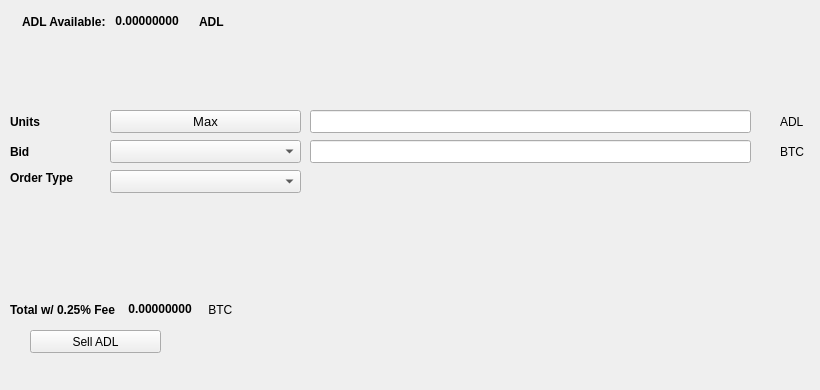
   <widget class="QWidget" name="SellTab">
    <attribute name="title">
     <string>Sell</string>
    </attribute>
    <widget class="QLabel" name="label_16">
     <property name="geometry">
      <rect>
       <x>780</x>
       <y>140</y>
       <width>31</width>
       <height>23</height>
      </rect>
     </property>
     <property name="text">
      <string>BTC</string>
     </property>
    </widget>
    <widget class="QComboBox" name="SellBidcomboBox">
     <property name="geometry">
      <rect>
       <x>110</x>
       <y>140</y>
       <width>191</width>
       <height>23</height>
      </rect>
     </property>
     <property name="font">
      <font>
       <pointsize>10</pointsize>
      </font>
     </property>
    </widget>
    <widget class="QLabel" name="label_18">
     <property name="geometry">
      <rect>
       <x>10</x>
       <y>110</y>
       <width>46</width>
       <height>23</height>
      </rect>
     </property>
     <property name="font">
      <font>
       <weight>75</weight>
       <bold>true</bold>
      </font>
     </property>
     <property name="text">
      <string>Units</string>
     </property>
    </widget>
    <widget class="QPushButton" name="Sell_Max_Amount">
     <property name="geometry">
      <rect>
       <x>110</x>
       <y>110</y>
       <width>191</width>
       <height>23</height>
      </rect>
     </property>
     <property name="font">
      <font>
       <pointsize>10</pointsize>
      </font>
     </property>
     <property name="text">
      <string>Max</string>
     </property>
    </widget>
    <widget class="QLabel" name="label_20">
     <property name="geometry">
      <rect>
       <x>10</x>
       <y>170</y>
       <width>91</width>
       <height>16</height>
      </rect>
     </property>
     <property name="font">
      <font>
       <weight>75</weight>
       <bold>true</bold>
      </font>
     </property>
     <property name="text">
      <string>Order Type</string>
     </property>
    </widget>
    <widget class="QComboBox" name="SellOrdertypeCombo">
     <property name="geometry">
      <rect>
       <x>110</x>
       <y>170</y>
       <width>191</width>
       <height>23</height>
      </rect>
     </property>
     <property name="font">
      <font>
       <pointsize>10</pointsize>
      </font>
     </property>
    </widget>
    <widget class="QLabel" name="label_21">
     <property name="geometry">
      <rect>
       <x>10</x>
       <y>140</y>
       <width>46</width>
       <height>23</height>
      </rect>
     </property>
     <property name="font">
      <font>
       <weight>75</weight>
       <bold>true</bold>
      </font>
     </property>
     <property name="text">
      <string>Bid</string>
     </property>
    </widget>
    <widget class="QLabel" name="label_22">
     <property name="geometry">
      <rect>
       <x>780</x>
       <y>110</y>
       <width>31</width>
       <height>23</height>
      </rect>
     </property>
     <property name="text">
      <string>ADL</string>
     </property>
    </widget>
    <widget class="QLineEdit" name="UnitsInputADL">
     <property name="geometry">
      <rect>
       <x>310</x>
       <y>110</y>
       <width>441</width>
       <height>23</height>
      </rect>
     </property>
     <property name="font">
      <font>
       <pointsize>9</pointsize>
       <weight>75</weight>
       <bold>true</bold>
      </font>
     </property>
    </widget>
    <widget class="QLineEdit" name="SellBidPriceEdit">
     <property name="geometry">
      <rect>
       <x>310</x>
       <y>140</y>
       <width>441</width>
       <height>23</height>
      </rect>
     </property>
     <property name="font">
      <font>
       <pointsize>9</pointsize>
       <weight>75</weight>
       <bold>true</bold>
      </font>
     </property>
    </widget>
    <widget class="QPushButton" name="SellADLBTN">
     <property name="geometry">
      <rect>
       <x>30</x>
       <y>330</y>
       <width>131</width>
       <height>23</height>
      </rect>
     </property>
     <property name="text">
      <string>Sell ADL</string>
     </property>
     <property name="icon">
      <iconset resource="../AdlerCash">
       <normaloff>:/icons/bitcoin</normaloff>:/icons/bitcoin</iconset>
     </property>
    </widget>
    <widget class="QWidget" name="layoutWidget3">
     <property name="geometry">
      <rect>
       <x>22</x>
       <y>12</y>
       <width>258</width>
       <height>19</height>
      </rect>
     </property>
     <layout class="QHBoxLayout" name="horizontalLayout">
      <item>
       <widget class="QLabel" name="label232_2">
        <property name="font">
         <font>
          <weight>75</weight>
          <bold>true</bold>
         </font>
        </property>
        <property name="text">
         <string>ADL Available:</string>
        </property>
       </widget>
      </item>
      <item>
       <widget class="QLabel" name="ADLAvailableLabel">
        <property name="palette">
         <palette>
          <active>
           <colorrole role="WindowText">
            <brush brushstyle="SolidPattern">
             <color alpha="255">
              <red>0</red>
              <green>0</green>
              <blue>0</blue>
             </color>
            </brush>
           </colorrole>
           <colorrole role="Button">
            <brush brushstyle="SolidPattern">
             <color alpha="255">
              <red>0</red>
              <green>170</green>
              <blue>0</blue>
             </color>
            </brush>
           </colorrole>
           <colorrole role="Light">
            <brush brushstyle="SolidPattern">
             <color alpha="255">
              <red>0</red>
              <green>255</green>
              <blue>0</blue>
             </color>
            </brush>
           </colorrole>
           <colorrole role="Midlight">
            <brush brushstyle="SolidPattern">
             <color alpha="255">
              <red>0</red>
              <green>212</green>
              <blue>0</blue>
             </color>
            </brush>
           </colorrole>
           <colorrole role="Dark">
            <brush brushstyle="SolidPattern">
             <color alpha="255">
              <red>0</red>
              <green>85</green>
              <blue>0</blue>
             </color>
            </brush>
           </colorrole>
           <colorrole role="Mid">
            <brush brushstyle="SolidPattern">
             <color alpha="255">
              <red>0</red>
              <green>113</green>
              <blue>0</blue>
             </color>
            </brush>
           </colorrole>
           <colorrole role="Text">
            <brush brushstyle="SolidPattern">
             <color alpha="255">
              <red>0</red>
              <green>170</green>
              <blue>0</blue>
             </color>
            </brush>
           </colorrole>
           <colorrole role="BrightText">
            <brush brushstyle="SolidPattern">
             <color alpha="255">
              <red>255</red>
              <green>255</green>
              <blue>255</blue>
             </color>
            </brush>
           </colorrole>
           <colorrole role="ButtonText">
            <brush brushstyle="SolidPattern">
             <color alpha="255">
              <red>0</red>
              <green>0</green>
              <blue>0</blue>
             </color>
            </brush>
           </colorrole>
           <colorrole role="Base">
            <brush brushstyle="SolidPattern">
             <color alpha="255">
              <red>255</red>
              <green>255</green>
              <blue>255</blue>
             </color>
            </brush>
           </colorrole>
           <colorrole role="Window">
            <brush brushstyle="SolidPattern">
             <color alpha="255">
              <red>0</red>
              <green>170</green>
              <blue>0</blue>
             </color>
            </brush>
           </colorrole>
           <colorrole role="Shadow">
            <brush brushstyle="SolidPattern">
             <color alpha="255">
              <red>0</red>
              <green>0</green>
              <blue>0</blue>
             </color>
            </brush>
           </colorrole>
           <colorrole role="AlternateBase">
            <brush brushstyle="SolidPattern">
             <color alpha="255">
              <red>127</red>
              <green>212</green>
              <blue>127</blue>
             </color>
            </brush>
           </colorrole>
           <colorrole role="ToolTipBase">
            <brush brushstyle="SolidPattern">
             <color alpha="255">
              <red>255</red>
              <green>255</green>
              <blue>220</blue>
             </color>
            </brush>
           </colorrole>
           <colorrole role="ToolTipText">
            <brush brushstyle="SolidPattern">
             <color alpha="255">
              <red>0</red>
              <green>0</green>
              <blue>0</blue>
             </color>
            </brush>
           </colorrole>
          </active>
          <inactive>
           <colorrole role="WindowText">
            <brush brushstyle="SolidPattern">
             <color alpha="255">
              <red>0</red>
              <green>0</green>
              <blue>0</blue>
             </color>
            </brush>
           </colorrole>
           <colorrole role="Button">
            <brush brushstyle="SolidPattern">
             <color alpha="255">
              <red>0</red>
              <green>170</green>
              <blue>0</blue>
             </color>
            </brush>
           </colorrole>
           <colorrole role="Light">
            <brush brushstyle="SolidPattern">
             <color alpha="255">
              <red>0</red>
              <green>255</green>
              <blue>0</blue>
             </color>
            </brush>
           </colorrole>
           <colorrole role="Midlight">
            <brush brushstyle="SolidPattern">
             <color alpha="255">
              <red>0</red>
              <green>212</green>
              <blue>0</blue>
             </color>
            </brush>
           </colorrole>
           <colorrole role="Dark">
            <brush brushstyle="SolidPattern">
             <color alpha="255">
              <red>0</red>
              <green>85</green>
              <blue>0</blue>
             </color>
            </brush>
           </colorrole>
           <colorrole role="Mid">
            <brush brushstyle="SolidPattern">
             <color alpha="255">
              <red>0</red>
              <green>113</green>
              <blue>0</blue>
             </color>
            </brush>
           </colorrole>
           <colorrole role="Text">
            <brush brushstyle="SolidPattern">
             <color alpha="255">
              <red>0</red>
              <green>170</green>
              <blue>0</blue>
             </color>
            </brush>
           </colorrole>
           <colorrole role="BrightText">
            <brush brushstyle="SolidPattern">
             <color alpha="255">
              <red>255</red>
              <green>255</green>
              <blue>255</blue>
             </color>
            </brush>
           </colorrole>
           <colorrole role="ButtonText">
            <brush brushstyle="SolidPattern">
             <color alpha="255">
              <red>0</red>
              <green>0</green>
              <blue>0</blue>
             </color>
            </brush>
           </colorrole>
           <colorrole role="Base">
            <brush brushstyle="SolidPattern">
             <color alpha="255">
              <red>255</red>
              <green>255</green>
              <blue>255</blue>
             </color>
            </brush>
           </colorrole>
           <colorrole role="Window">
            <brush brushstyle="SolidPattern">
             <color alpha="255">
              <red>0</red>
              <green>170</green>
              <blue>0</blue>
             </color>
            </brush>
           </colorrole>
           <colorrole role="Shadow">
            <brush brushstyle="SolidPattern">
             <color alpha="255">
              <red>0</red>
              <green>0</green>
              <blue>0</blue>
             </color>
            </brush>
           </colorrole>
           <colorrole role="AlternateBase">
            <brush brushstyle="SolidPattern">
             <color alpha="255">
              <red>127</red>
              <green>212</green>
              <blue>127</blue>
             </color>
            </brush>
           </colorrole>
           <colorrole role="ToolTipBase">
            <brush brushstyle="SolidPattern">
             <color alpha="255">
              <red>255</red>
              <green>255</green>
              <blue>220</blue>
             </color>
            </brush>
           </colorrole>
           <colorrole role="ToolTipText">
            <brush brushstyle="SolidPattern">
             <color alpha="255">
              <red>0</red>
              <green>0</green>
              <blue>0</blue>
             </color>
            </brush>
           </colorrole>
          </inactive>
          <disabled>
           <colorrole role="WindowText">
            <brush brushstyle="SolidPattern">
             <color alpha="255">
              <red>0</red>
              <green>85</green>
              <blue>0</blue>
             </color>
            </brush>
           </colorrole>
           <colorrole role="Button">
            <brush brushstyle="SolidPattern">
             <color alpha="255">
              <red>0</red>
              <green>170</green>
              <blue>0</blue>
             </color>
            </brush>
           </colorrole>
           <colorrole role="Light">
            <brush brushstyle="SolidPattern">
             <color alpha="255">
              <red>0</red>
              <green>255</green>
              <blue>0</blue>
             </color>
            </brush>
           </colorrole>
           <colorrole role="Midlight">
            <brush brushstyle="SolidPattern">
             <color alpha="255">
              <red>0</red>
              <green>212</green>
              <blue>0</blue>
             </color>
            </brush>
           </colorrole>
           <colorrole role="Dark">
            <brush brushstyle="SolidPattern">
             <color alpha="255">
              <red>0</red>
              <green>85</green>
              <blue>0</blue>
             </color>
            </brush>
           </colorrole>
           <colorrole role="Mid">
            <brush brushstyle="SolidPattern">
             <color alpha="255">
              <red>0</red>
              <green>113</green>
              <blue>0</blue>
             </color>
            </brush>
           </colorrole>
           <colorrole role="Text">
            <brush brushstyle="SolidPattern">
             <color alpha="255">
              <red>0</red>
              <green>85</green>
              <blue>0</blue>
             </color>
            </brush>
           </colorrole>
           <colorrole role="BrightText">
            <brush brushstyle="SolidPattern">
             <color alpha="255">
              <red>255</red>
              <green>255</green>
              <blue>255</blue>
             </color>
            </brush>
           </colorrole>
           <colorrole role="ButtonText">
            <brush brushstyle="SolidPattern">
             <color alpha="255">
              <red>0</red>
              <green>85</green>
              <blue>0</blue>
             </color>
            </brush>
           </colorrole>
           <colorrole role="Base">
            <brush brushstyle="SolidPattern">
             <color alpha="255">
              <red>0</red>
              <green>170</green>
              <blue>0</blue>
             </color>
            </brush>
           </colorrole>
           <colorrole role="Window">
            <brush brushstyle="SolidPattern">
             <color alpha="255">
              <red>0</red>
              <green>170</green>
              <blue>0</blue>
             </color>
            </brush>
           </colorrole>
           <colorrole role="Shadow">
            <brush brushstyle="SolidPattern">
             <color alpha="255">
              <red>0</red>
              <green>0</green>
              <blue>0</blue>
             </color>
            </brush>
           </colorrole>
           <colorrole role="AlternateBase">
            <brush brushstyle="SolidPattern">
             <color alpha="255">
              <red>0</red>
              <green>170</green>
              <blue>0</blue>
             </color>
            </brush>
           </colorrole>
           <colorrole role="ToolTipBase">
            <brush brushstyle="SolidPattern">
             <color alpha="255">
              <red>255</red>
              <green>255</green>
              <blue>220</blue>
             </color>
            </brush>
           </colorrole>
           <colorrole role="ToolTipText">
            <brush brushstyle="SolidPattern">
             <color alpha="255">
              <red>0</red>
              <green>0</green>
              <blue>0</blue>
             </color>
            </brush>
           </colorrole>
          </disabled>
         </palette>
        </property>
        <property name="font">
         <font>
          <weight>75</weight>
          <bold>true</bold>
         </font>
        </property>
        <property name="text">
         <string> 0.00000000 </string>
        </property>
        <property name="textInteractionFlags">
         <set>Qt::LinksAccessibleByMouse|Qt::TextSelectableByKeyboard|Qt::TextSelectableByMouse</set>
        </property>
       </widget>
      </item>
      <item>
       <widget class="QLabel" name="labelADL">
        <property name="font">
         <font>
          <weight>75</weight>
          <bold>true</bold>
         </font>
        </property>
        <property name="text">
         <string>ADL</string>
        </property>
       </widget>
      </item>
     </layout>
    </widget>
    <widget class="QWidget" name="layoutWidget">
     <property name="geometry">
      <rect>
       <x>10</x>
       <y>300</y>
       <width>268</width>
       <height>19</height>
      </rect>
     </property>
     <layout class="QHBoxLayout" name="horizontalLayout_2">
      <item>
       <widget class="QLabel" name="label_19">
        <property name="font">
         <font>
          <weight>75</weight>
          <bold>true</bold>
         </font>
        </property>
        <property name="text">
         <string>Total w/ 0.25% Fee </string>
        </property>
       </widget>
      </item>
      <item>
       <widget class="QLabel" name="SellCostLabel">
        <property name="palette">
         <palette>
          <active>
           <colorrole role="WindowText">
            <brush brushstyle="SolidPattern">
             <color alpha="255">
              <red>0</red>
              <green>0</green>
              <blue>0</blue>
             </color>
            </brush>
           </colorrole>
           <colorrole role="Button">
            <brush brushstyle="SolidPattern">
             <color alpha="255">
              <red>0</red>
              <green>170</green>
              <blue>0</blue>
             </color>
            </brush>
           </colorrole>
           <colorrole role="Light">
            <brush brushstyle="SolidPattern">
             <color alpha="255">
              <red>0</red>
              <green>255</green>
              <blue>0</blue>
             </color>
            </brush>
           </colorrole>
           <colorrole role="Midlight">
            <brush brushstyle="SolidPattern">
             <color alpha="255">
              <red>0</red>
              <green>212</green>
              <blue>0</blue>
             </color>
            </brush>
           </colorrole>
           <colorrole role="Dark">
            <brush brushstyle="SolidPattern">
             <color alpha="255">
              <red>0</red>
              <green>85</green>
              <blue>0</blue>
             </color>
            </brush>
           </colorrole>
           <colorrole role="Mid">
            <brush brushstyle="SolidPattern">
             <color alpha="255">
              <red>0</red>
              <green>113</green>
              <blue>0</blue>
             </color>
            </brush>
           </colorrole>
           <colorrole role="Text">
            <brush brushstyle="SolidPattern">
             <color alpha="255">
              <red>0</red>
              <green>170</green>
              <blue>0</blue>
             </color>
            </brush>
           </colorrole>
           <colorrole role="BrightText">
            <brush brushstyle="SolidPattern">
             <color alpha="255">
              <red>255</red>
              <green>255</green>
              <blue>255</blue>
             </color>
            </brush>
           </colorrole>
           <colorrole role="ButtonText">
            <brush brushstyle="SolidPattern">
             <color alpha="255">
              <red>0</red>
              <green>0</green>
              <blue>0</blue>
             </color>
            </brush>
           </colorrole>
           <colorrole role="Base">
            <brush brushstyle="SolidPattern">
             <color alpha="255">
              <red>255</red>
              <green>255</green>
              <blue>255</blue>
             </color>
            </brush>
           </colorrole>
           <colorrole role="Window">
            <brush brushstyle="SolidPattern">
             <color alpha="255">
              <red>0</red>
              <green>170</green>
              <blue>0</blue>
             </color>
            </brush>
           </colorrole>
           <colorrole role="Shadow">
            <brush brushstyle="SolidPattern">
             <color alpha="255">
              <red>0</red>
              <green>0</green>
              <blue>0</blue>
             </color>
            </brush>
           </colorrole>
           <colorrole role="AlternateBase">
            <brush brushstyle="SolidPattern">
             <color alpha="255">
              <red>127</red>
              <green>212</green>
              <blue>127</blue>
             </color>
            </brush>
           </colorrole>
           <colorrole role="ToolTipBase">
            <brush brushstyle="SolidPattern">
             <color alpha="255">
              <red>255</red>
              <green>255</green>
              <blue>220</blue>
             </color>
            </brush>
           </colorrole>
           <colorrole role="ToolTipText">
            <brush brushstyle="SolidPattern">
             <color alpha="255">
              <red>0</red>
              <green>0</green>
              <blue>0</blue>
             </color>
            </brush>
           </colorrole>
          </active>
          <inactive>
           <colorrole role="WindowText">
            <brush brushstyle="SolidPattern">
             <color alpha="255">
              <red>0</red>
              <green>0</green>
              <blue>0</blue>
             </color>
            </brush>
           </colorrole>
           <colorrole role="Button">
            <brush brushstyle="SolidPattern">
             <color alpha="255">
              <red>0</red>
              <green>170</green>
              <blue>0</blue>
             </color>
            </brush>
           </colorrole>
           <colorrole role="Light">
            <brush brushstyle="SolidPattern">
             <color alpha="255">
              <red>0</red>
              <green>255</green>
              <blue>0</blue>
             </color>
            </brush>
           </colorrole>
           <colorrole role="Midlight">
            <brush brushstyle="SolidPattern">
             <color alpha="255">
              <red>0</red>
              <green>212</green>
              <blue>0</blue>
             </color>
            </brush>
           </colorrole>
           <colorrole role="Dark">
            <brush brushstyle="SolidPattern">
             <color alpha="255">
              <red>0</red>
              <green>85</green>
              <blue>0</blue>
             </color>
            </brush>
           </colorrole>
           <colorrole role="Mid">
            <brush brushstyle="SolidPattern">
             <color alpha="255">
              <red>0</red>
              <green>113</green>
              <blue>0</blue>
             </color>
            </brush>
           </colorrole>
           <colorrole role="Text">
            <brush brushstyle="SolidPattern">
             <color alpha="255">
              <red>0</red>
              <green>170</green>
              <blue>0</blue>
             </color>
            </brush>
           </colorrole>
           <colorrole role="BrightText">
            <brush brushstyle="SolidPattern">
             <color alpha="255">
              <red>255</red>
              <green>255</green>
              <blue>255</blue>
             </color>
            </brush>
           </colorrole>
           <colorrole role="ButtonText">
            <brush brushstyle="SolidPattern">
             <color alpha="255">
              <red>0</red>
              <green>0</green>
              <blue>0</blue>
             </color>
            </brush>
           </colorrole>
           <colorrole role="Base">
            <brush brushstyle="SolidPattern">
             <color alpha="255">
              <red>255</red>
              <green>255</green>
              <blue>255</blue>
             </color>
            </brush>
           </colorrole>
           <colorrole role="Window">
            <brush brushstyle="SolidPattern">
             <color alpha="255">
              <red>0</red>
              <green>170</green>
              <blue>0</blue>
             </color>
            </brush>
           </colorrole>
           <colorrole role="Shadow">
            <brush brushstyle="SolidPattern">
             <color alpha="255">
              <red>0</red>
              <green>0</green>
              <blue>0</blue>
             </color>
            </brush>
           </colorrole>
           <colorrole role="AlternateBase">
            <brush brushstyle="SolidPattern">
             <color alpha="255">
              <red>127</red>
              <green>212</green>
              <blue>127</blue>
             </color>
            </brush>
           </colorrole>
           <colorrole role="ToolTipBase">
            <brush brushstyle="SolidPattern">
             <color alpha="255">
              <red>255</red>
              <green>255</green>
              <blue>220</blue>
             </color>
            </brush>
           </colorrole>
           <colorrole role="ToolTipText">
            <brush brushstyle="SolidPattern">
             <color alpha="255">
              <red>0</red>
              <green>0</green>
              <blue>0</blue>
             </color>
            </brush>
           </colorrole>
          </inactive>
          <disabled>
           <colorrole role="WindowText">
            <brush brushstyle="SolidPattern">
             <color alpha="255">
              <red>0</red>
              <green>85</green>
              <blue>0</blue>
             </color>
            </brush>
           </colorrole>
           <colorrole role="Button">
            <brush brushstyle="SolidPattern">
             <color alpha="255">
              <red>0</red>
              <green>170</green>
              <blue>0</blue>
             </color>
            </brush>
           </colorrole>
           <colorrole role="Light">
            <brush brushstyle="SolidPattern">
             <color alpha="255">
              <red>0</red>
              <green>255</green>
              <blue>0</blue>
             </color>
            </brush>
           </colorrole>
           <colorrole role="Midlight">
            <brush brushstyle="SolidPattern">
             <color alpha="255">
              <red>0</red>
              <green>212</green>
              <blue>0</blue>
             </color>
            </brush>
           </colorrole>
           <colorrole role="Dark">
            <brush brushstyle="SolidPattern">
             <color alpha="255">
              <red>0</red>
              <green>85</green>
              <blue>0</blue>
             </color>
            </brush>
           </colorrole>
           <colorrole role="Mid">
            <brush brushstyle="SolidPattern">
             <color alpha="255">
              <red>0</red>
              <green>113</green>
              <blue>0</blue>
             </color>
            </brush>
           </colorrole>
           <colorrole role="Text">
            <brush brushstyle="SolidPattern">
             <color alpha="255">
              <red>0</red>
              <green>85</green>
              <blue>0</blue>
             </color>
            </brush>
           </colorrole>
           <colorrole role="BrightText">
            <brush brushstyle="SolidPattern">
             <color alpha="255">
              <red>255</red>
              <green>255</green>
              <blue>255</blue>
             </color>
            </brush>
           </colorrole>
           <colorrole role="ButtonText">
            <brush brushstyle="SolidPattern">
             <color alpha="255">
              <red>0</red>
              <green>85</green>
              <blue>0</blue>
             </color>
            </brush>
           </colorrole>
           <colorrole role="Base">
            <brush brushstyle="SolidPattern">
             <color alpha="255">
              <red>0</red>
              <green>170</green>
              <blue>0</blue>
             </color>
            </brush>
           </colorrole>
           <colorrole role="Window">
            <brush brushstyle="SolidPattern">
             <color alpha="255">
              <red>0</red>
              <green>170</green>
              <blue>0</blue>
             </color>
            </brush>
           </colorrole>
           <colorrole role="Shadow">
            <brush brushstyle="SolidPattern">
             <color alpha="255">
              <red>0</red>
              <green>0</green>
              <blue>0</blue>
             </color>
            </brush>
           </colorrole>
           <colorrole role="AlternateBase">
            <brush brushstyle="SolidPattern">
             <color alpha="255">
              <red>0</red>
              <green>170</green>
              <blue>0</blue>
             </color>
            </brush>
           </colorrole>
           <colorrole role="ToolTipBase">
            <brush brushstyle="SolidPattern">
             <color alpha="255">
              <red>255</red>
              <green>255</green>
              <blue>220</blue>
             </color>
            </brush>
           </colorrole>
           <colorrole role="ToolTipText">
            <brush brushstyle="SolidPattern">
             <color alpha="255">
              <red>0</red>
              <green>0</green>
              <blue>0</blue>
             </color>
            </brush>
           </colorrole>
          </disabled>
         </palette>
        </property>
        <property name="font">
         <font>
          <weight>75</weight>
          <bold>true</bold>
         </font>
        </property>
        <property name="autoFillBackground">
         <bool>false</bool>
        </property>
        <property name="text">
         <string> 0.00000000</string>
        </property>
        <property name="textInteractionFlags">
         <set>Qt::LinksAccessibleByMouse|Qt::TextSelectableByMouse</set>
        </property>
       </widget>
      </item>
      <item>
       <widget class="QLabel" name="label_17">
        <property name="font">
         <font>
          <weight>50</weight>
          <bold>false</bold>
         </font>
        </property>
        <property name="text">
         <string> BTC</string>
        </property>
       </widget>
      </item>
     </layout>
    </widget>
    <widget class="QLabel" name="label_23">
     <property name="geometry">
      <rect>
       <x>460</x>
       <y>300</y>
       <width>281</width>
       <height>81</height>
      </rect>
     </property>
     <property name="text">
      <string/>
     </property>
     <property name="pixmap">
      <pixmap>:/images/bittrex</pixmap>
     </property>
    </widget>
   </widget>
